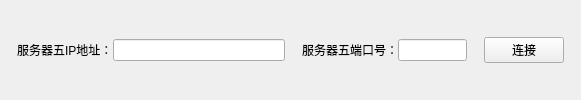
      <widget class="QWidget" name="ui_lamp_serverinfo_widget_29" native="true">
       <layout class="QHBoxLayout" name="horizontalLayout_38" stretch="1,2,10,1,2,4,1,4,1">
        <property name="spacing">
         <number>0</number>
        </property>
        <property name="leftMargin">
         <number>0</number>
        </property>
        <property name="topMargin">
         <number>0</number>
        </property>
        <property name="rightMargin">
         <number>0</number>
        </property>
        <property name="bottomMargin">
         <number>0</number>
        </property>
        <item>
         <spacer name="horizontalSpacer_147">
          <property name="orientation">
           <enum>Qt::Horizontal</enum>
          </property>
          <property name="sizeHint" stdset="0">
           <size>
            <width>18</width>
            <height>20</height>
           </size>
          </property>
         </spacer>
        </item>
        <item>
         <widget class="QLabel" name="label_73">
          <property name="text">
           <string>服务器五IP地址：</string>
          </property>
         </widget>
        </item>
        <item>
         <widget class="QLineEdit" name="ui_lamp_server_ip5_3"/>
        </item>
        <item>
         <spacer name="horizontalSpacer_148">
          <property name="orientation">
           <enum>Qt::Horizontal</enum>
          </property>
          <property name="sizeHint" stdset="0">
           <size>
            <width>18</width>
            <height>20</height>
           </size>
          </property>
         </spacer>
        </item>
        <item>
         <widget class="QLabel" name="label_74">
          <property name="text">
           <string>服务器五端口号：</string>
          </property>
         </widget>
        </item>
        <item>
         <widget class="QLineEdit" name="ui_lamp_server_port5_3"/>
        </item>
        <item>
         <spacer name="horizontalSpacer_149">
          <property name="orientation">
           <enum>Qt::Horizontal</enum>
          </property>
          <property name="sizeHint" stdset="0">
           <size>
            <width>17</width>
            <height>20</height>
           </size>
          </property>
         </spacer>
        </item>
        <item>
         <widget class="QPushButton" name="ui_lamp_connect_btn5_3">
          <property name="text">
           <string>连接</string>
          </property>
         </widget>
        </item>
        <item>
         <spacer name="horizontalSpacer_150">
          <property name="orientation">
           <enum>Qt::Horizontal</enum>
          </property>
          <property name="sizeHint" stdset="0">
           <size>
            <width>40</width>
            <height>20</height>
           </size>
          </property>
         </spacer>
        </item>
       </layout>
      </widget>
